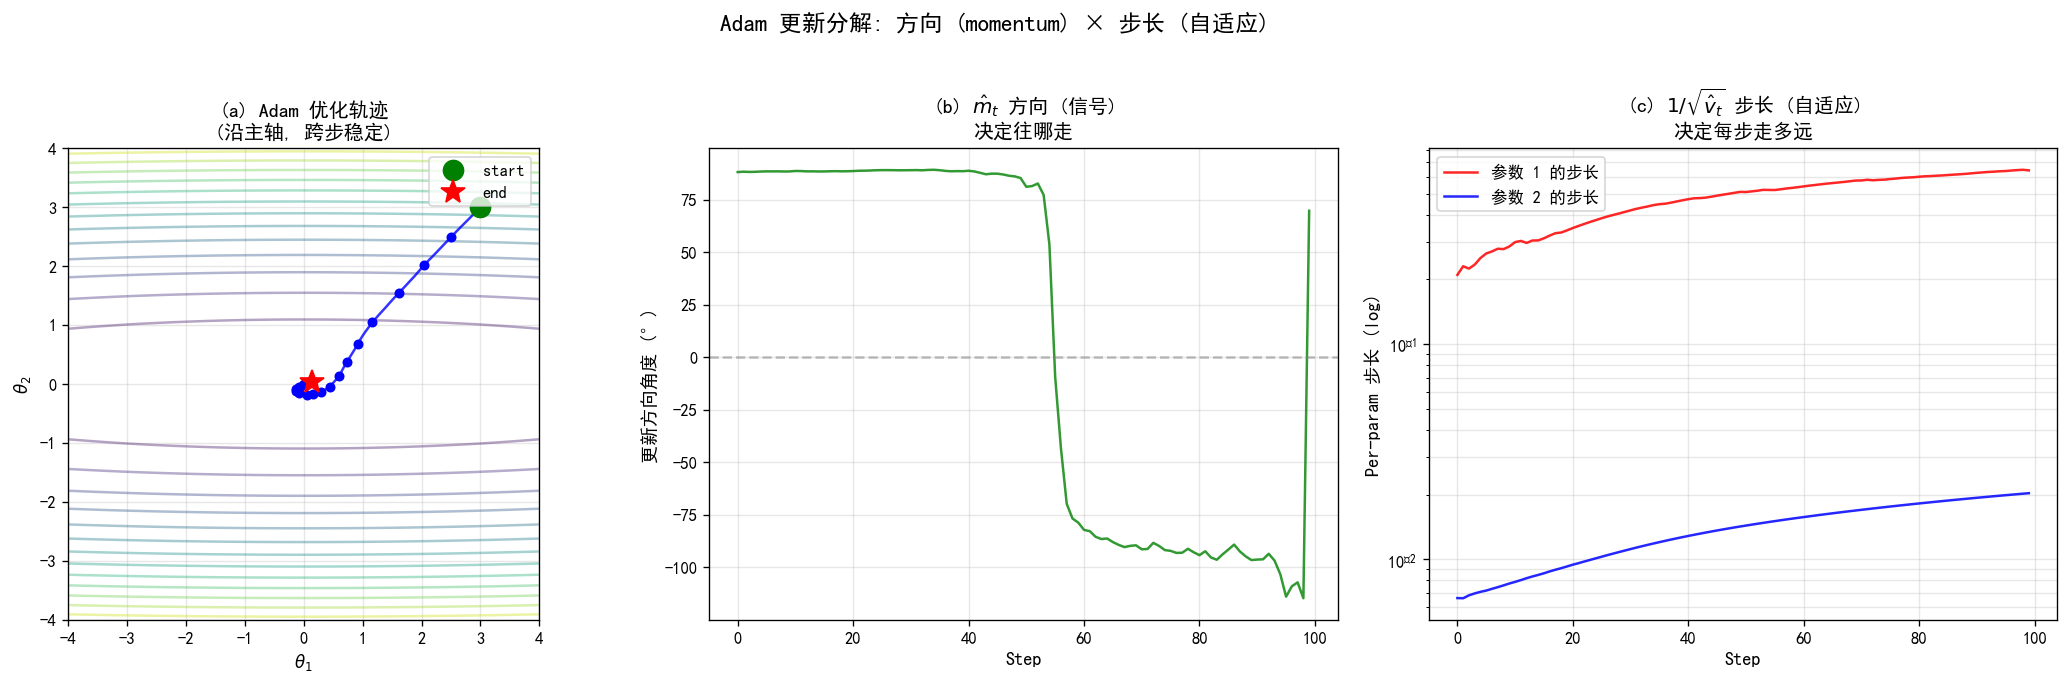

This chart was generated by the following Python code:
"""
3-5-adam-decomposition.py
Visualize Adam's update as: "direction × step size":
  - direction = momentum_hat = signal (which way to go)
  - step size = 1 / (sqrt(v_hat) + eps) = noise-aware step size

Output: assets/figures/3-5-adam-decomposition.png
"""
import numpy as np
import matplotlib.pyplot as plt
import os

os.makedirs("assets/figures", exist_ok=True)

# Simulate Adam on a skewed + noisy loss
np.random.seed(0)
n_steps = 100
theta = np.array([3.0, 3.0])
lr = 0.1
beta1, beta2, eps = 0.9, 0.999, 1e-8

m = np.zeros_like(theta)
v = np.zeros_like(theta)
directions = []  # unit vectors
step_sizes = []
positions = [theta.copy()]

for t in range(1, n_steps + 1):
    g = np.array([0.1 * theta[0] + np.random.randn() * 0.1,
                  5.0 * theta[1] + np.random.randn() * 0.3])
    m = beta1 * m + (1 - beta1) * g
    v = beta2 * v + (1 - beta2) * g ** 2
    mh = m / (1 - beta1 ** t)
    vh = v / (1 - beta2 ** t)
    update = mh / (np.sqrt(vh) + eps)
    directions.append(mh / (np.linalg.norm(mh) + 1e-8))
    step_sizes.append(lr / (np.sqrt(vh) + eps))
    theta = theta - lr * update
    positions.append(theta.copy())

directions = np.array(directions)
step_sizes = np.array(step_sizes)
positions = np.array(positions)

fig, axes = plt.subplots(1, 3, figsize=(18, 5.5))

# Left: Trajectory
ax = axes[0]
x = np.linspace(-4, 4, 100)
y = np.linspace(-4, 4, 100)
X, Y = np.meshgrid(x, y)
Z = 0.05 * X ** 2 + 2.5 * Y ** 2
ax.contour(X, Y, Z, levels=15, cmap="viridis", alpha=0.4)
ax.plot(positions[:, 0], positions[:, 1], "b-", linewidth=1.5, alpha=0.8)
idx = np.linspace(0, len(positions) - 1, 20).astype(int)
ax.plot(positions[idx, 0], positions[idx, 1], "bo", markersize=5)
ax.plot(positions[0, 0], positions[0, 1], "go", markersize=12, label="start")
ax.plot(positions[-1, 0], positions[-1, 1], "r*", markersize=15, label="end")
ax.set_xlabel("$\\theta_1$")
ax.set_ylabel("$\\theta_2$")
ax.set_title("(a) Adam 优化轨迹\n(沿主轴, 跨步稳定)", fontsize=12, fontweight="bold")
ax.legend()
ax.grid(True, alpha=0.3)
ax.set_aspect("equal")

# Middle: Direction angle over time
ax = axes[1]
angles = np.degrees(np.arctan2(directions[:, 1], directions[:, 0]))
ax.plot(angles, "g-", linewidth=1.5, alpha=0.8)
ax.set_xlabel("Step", fontsize=11)
ax.set_ylabel("更新方向角度 (°)", fontsize=11)
ax.set_title("(b) $\\hat{m}_t$ 方向 (信号)\n决定往哪走", fontsize=12, fontweight="bold")
ax.grid(True, alpha=0.3)
ax.axhline(y=0, color="gray", linestyle="--", alpha=0.5)

# Right: Step size over time
ax = axes[2]
ax.semilogy(step_sizes[:, 0], "r-", linewidth=1.5, label="参数 1 的步长", alpha=0.85)
ax.semilogy(step_sizes[:, 1], "b-", linewidth=1.5, label="参数 2 的步长", alpha=0.85)
ax.set_xlabel("Step", fontsize=11)
ax.set_ylabel("Per-param 步长 (log)", fontsize=11)
ax.set_title("(c) $1/\\sqrt{\\hat{v}_t}$ 步长 (自适应)\n决定每步走多远", fontsize=12, fontweight="bold")
ax.legend()
ax.grid(True, alpha=0.3, which="both")

plt.suptitle("Adam 更新分解: 方向 (momentum) × 步长 (自适应)",
             fontsize=14, fontweight="bold", y=1.02)
plt.tight_layout()
plt.savefig("assets/figures/3-5-adam-decomposition.png", dpi=120, bbox_inches="tight")
print("Saved: assets/figures/3-5-adam-decomposition.png")
